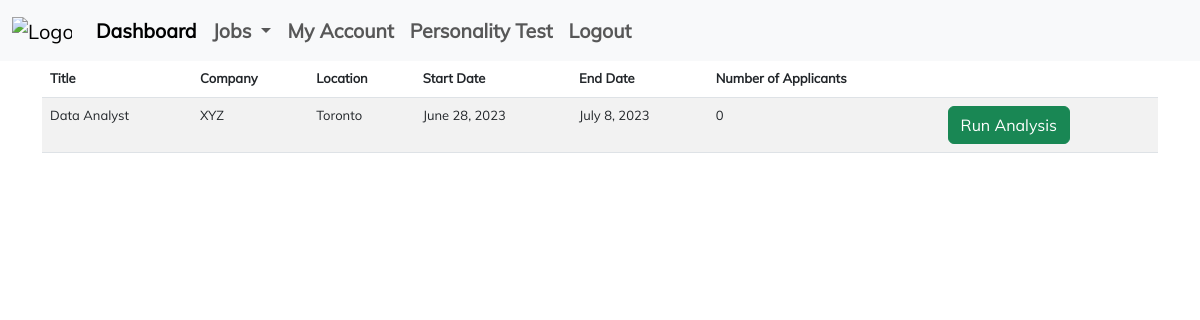
Page /employer/dashboard/ (signed in) on the earlier database version.
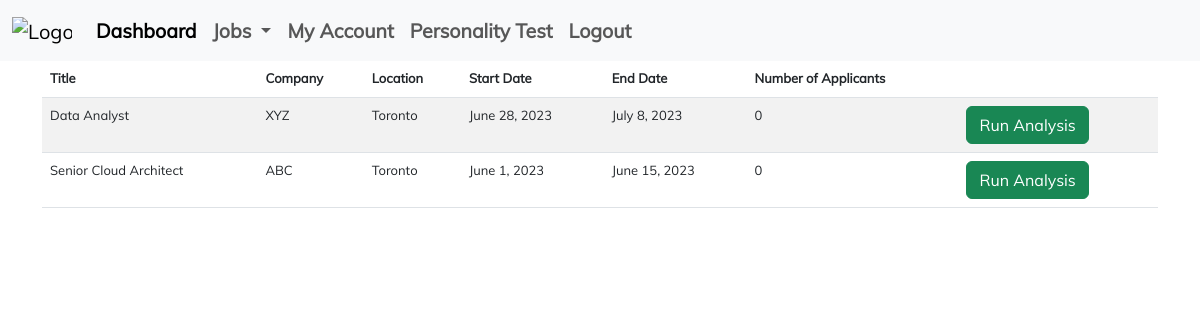
Same page on the later database version.
### employer/models.py (models this page shows, shortened)
class Job(models.Model):
    title = models.CharField(max_length=100)
    company = models.CharField(max_length=100)
    location = models.CharField(max_length=100)
    summary = models.TextField()
    description = models.TextField()
    requirements = models.TextField()
    start_date = models.DateField()
    end_date = models.DateField()

### employer/views.py (the view)
# urls.py: path('employer/dashboard/', employer_dashboard, name='employer_dashboard'),
@login_required(login_url='/login/')
def employer_dashboard(request):
    if request.method == 'GET':
        jobs = Job.objects.annotate(num_applicants=Count('jobapplication'))
        return render(request, 'employer/dashboard.html', {'jobs': jobs})

### templates/employer/dashboard.html (shortened to what this page needs)
{% extends 'employer/base.html' %}
{% block content %}
    <table class="table table-striped">
        <thead>
        <th>Title</th>
        <th>Company</th>
        <th>Location</th>
        <th>Start Date</th>
        <th>End Date</th>
        <th>Number of Applicants</th>
        <th></th>
        </thead>
        <tbody>
        {% for job in jobs %}
            <tr>
                <td>{{ job.title }}</td>
                <td>{{ job.company }}</td>
                <td>{{ job.location }}</td>
                <td>{{ job.start_date }}</td>
                <td>{{ job.end_date }}</td>
                <td>{{ job.num_applicants }}</td>
                <td><input type="button" class="btn btn-success" value="Run Analysis"
                           onclick="run_analysis({{ job.id }});"/>
                </td>
            </tr>
        {% endfor %}
        </tbody>
    </table>
{% endblock %}

Differences in the rows shown:
added Job: title "Senior Cloud Architect", company "ABC", location "Toronto", start_date "June 1, 2023", end_date "June 15, 2023", num_applicants "0"
